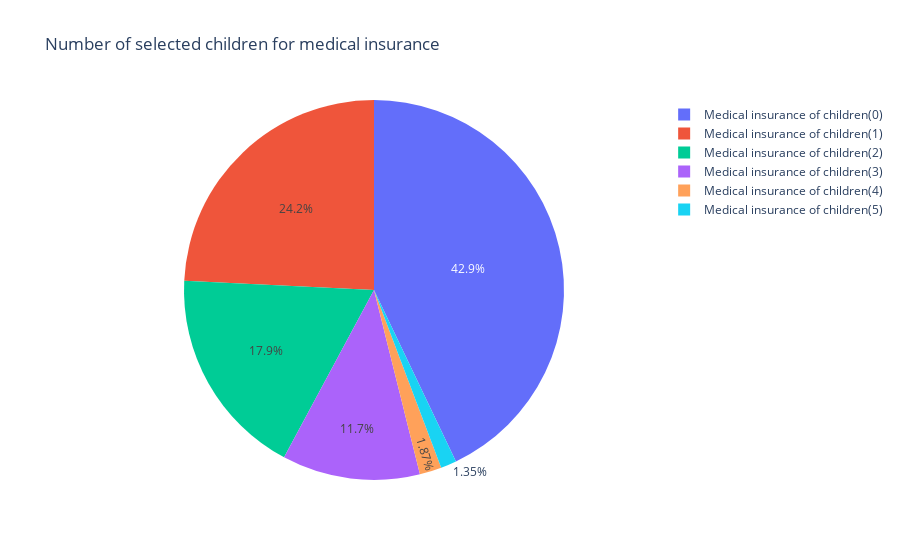

The notebook cell saved with this chart:
### Code cell
# Getting the number of children
no_children = insurance_df["children"].value_counts().reset_index()
no_children["selected_children"] = "Medical insurance of children" + "(" + no_children["index"].astype(str) + ")"
# Constructing a pie chart
px.pie(no_children, values="children", names="selected_children", color="index", title="Number of selected children for medical insurance")

### Figure 1 — Plotly figure (JSON) as saved in the notebook; plotly's stock layout.template omitted (floating-point values rounded to 4 significant figures)
{"data": [{"customdata": [[0], [1], [2], [3], [4], [5]], "domain": {"x": [0, 1], "y": [0, 1]}, "hovertemplate": "selected_children=%{label}<br>children=%{value}<br>index=%{customdata[0]}<extra></extra>", "labels": ["Medical insurance of children(0)", "Medical insurance of children(1)", "Medical insurance of children(2)", "Medical insurance of children(3)", "Medical insurance of children(4)", "Medical insurance of children(5)"], "legendgroup": "", "marker": {"colors": ["#636efa", "#EF553B", "#00cc96", "#ab63fa", "#FFA15A", "#19d3f3"]}, "name": "", "showlegend": true, "type": "pie", "values": [574, 324, 240, 157, 25, 18]}], "layout": {"legend": {"tracegroupgap": 0}, "title": {"text": "Number of selected children for medical insurance"}}}
